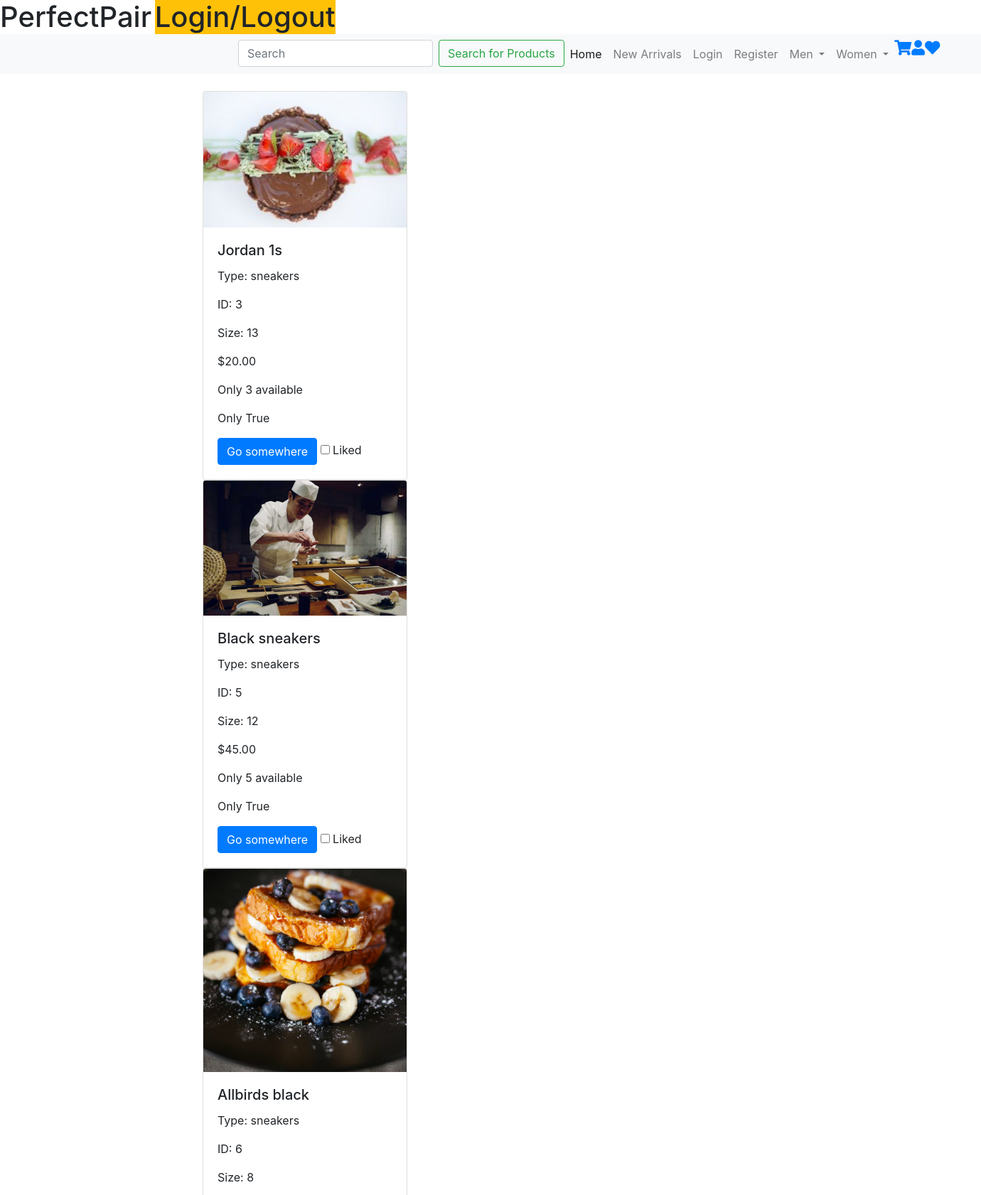
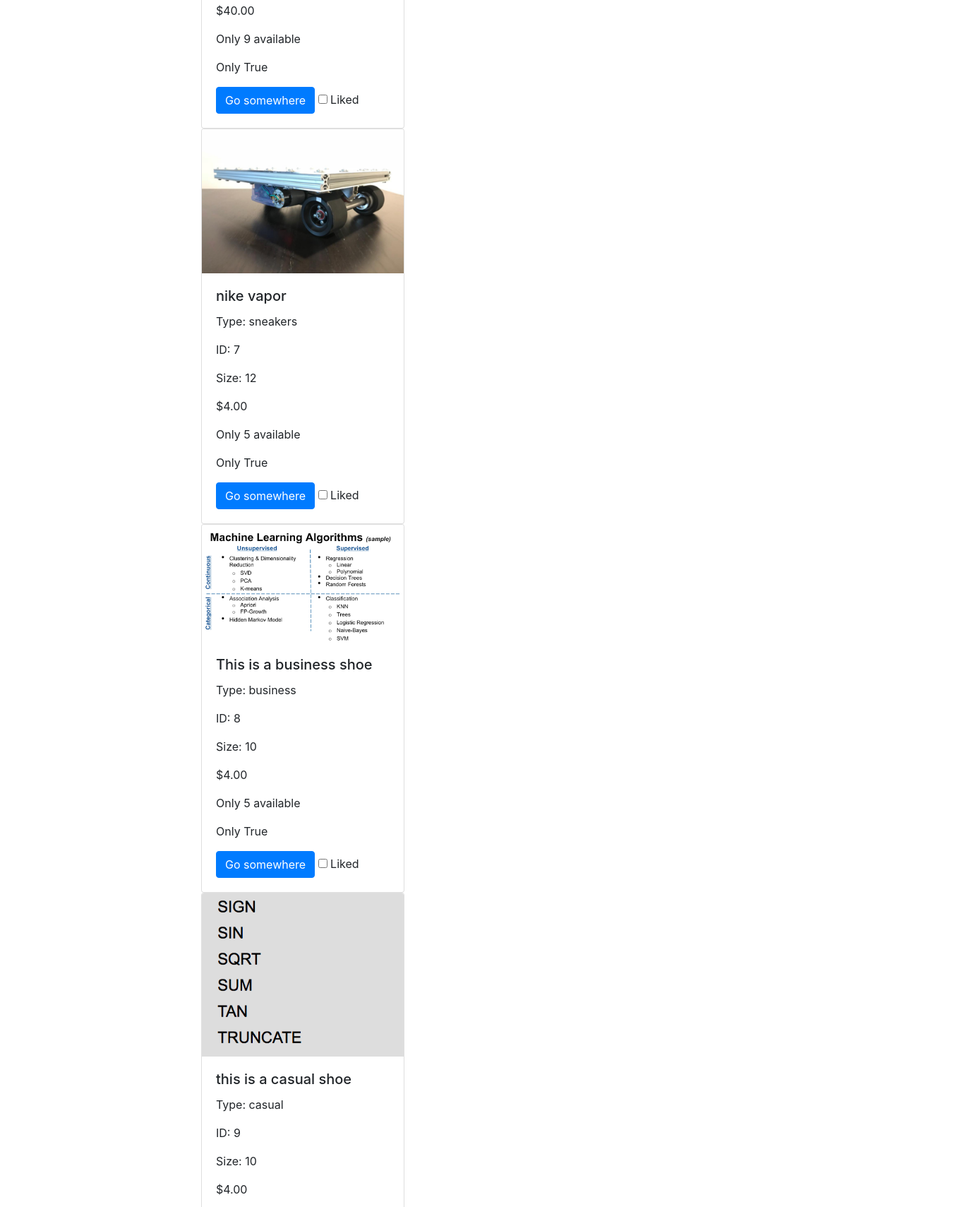
Page /shoe/gender_male (upper part) on the committed database (2 pictures, top to bottom).
### shoe/models.py (models this page shows, shortened)
class Shoe(models.Model):
	name 			= models.CharField(max_length=30, default="Boosts")
	image 			= models.ImageField(upload_to='shoe/', blank=True, null=True)
	style 			= models.CharField(max_length=20, default="sneakers")
	size 			= models.IntegerField(default=10)
	color 			= models.CharField(max_length=20, default="blue")
	brand 			= models.CharField(max_length=20, default="Nike")
	price 			= models.DecimalField(max_digits=4, decimal_places=2, default=4.00)
	availability 	= models.BooleanField(default=True)
	new 			= models.BooleanField(default=True)
	stock 			= models.IntegerField(default=5)
	gender_choices 	= (
        ('M', 'Male'),
        ('F', 'Female'),
    )
	gender 			= models.CharField(max_length=1, choices=gender_choices, default="M")
	date 			= models.DateField(("Date"), default=datetime.date.today)
	like 			= models.BooleanField(default=True)

### shoe/views.py (the view)
# urls.py: path('gender_male', views.gender_male, name="gender_male"),
def gender_male(request):
	shoe_list = Shoe.objects.all()
	context = {
		'shoe_list': shoe_list,
	}
	return render(request, 'shoe/gender_male.html', context)

### shoe/templates/shoe/gender_male.html (shortened to what this page needs)
{% include "base.html" %}
{% block content %}
	{% for shoe in shoe_list %}
		{% if shoe.gender == 'M' %}
			<div class="container">
				<div class="card" style="width: 18rem;">
				  <img src="{{shoe.image.url}}" class="card-img-top" alt="...">
				  <div class="card-body">
				    <h5 class="card-title">{{shoe.name}}</h5>
				    <p class="card-text">Type: {{shoe.style}}</p>
				    <p class="card-text">ID: {{shoe.id}}</p>
				    <p class="card-text">Size: {{shoe.size}}</p>
				    <p class="card-text">${{shoe.price}}</p>
				    <p class="card-text">Only {{shoe.stock}} available</p>
				    <p class="card-text">Only {{shoe.availability}}</p>
				    <a href="#" class="btn btn-primary">Go somewhere</a>
				    <input id="apto" type="checkbox">
				   	<label for="apto">Liked</label>
				  </div>
				</div>
			</div>
		{% endif %}
	{% endfor %}
{% endblock %}

### static-storage/css/custom.css (style rules this page uses)
.card { display:inline-block; margin-right: 20px; position: relative; left: 150px; }

### rows in the picture
Shoe: image (picture), name "Jordan 1s", style "sneakers", id "3", size "13", price "20.00", stock "3", availability "True"
Shoe: image (picture), name "Black sneakers", style "sneakers", id "5", size "12", price "45.00", stock "5", availability "True"
Shoe: image (picture), name "Allbirds black", style "sneakers", id "6", size "8", price "40.00", stock "9", availability "True"
Shoe: image (picture), name "nike vapor", style "sneakers", id "7", size "12", price "4.00", stock "5", availability "True"
Shoe: image (picture), name "This is a business shoe", style "business", id "8", size "10", price "4.00", stock "5", availability "True"
Shoe: image (picture), name "this is a casual shoe", style "casual", id "9", size "10", price "4.00"
